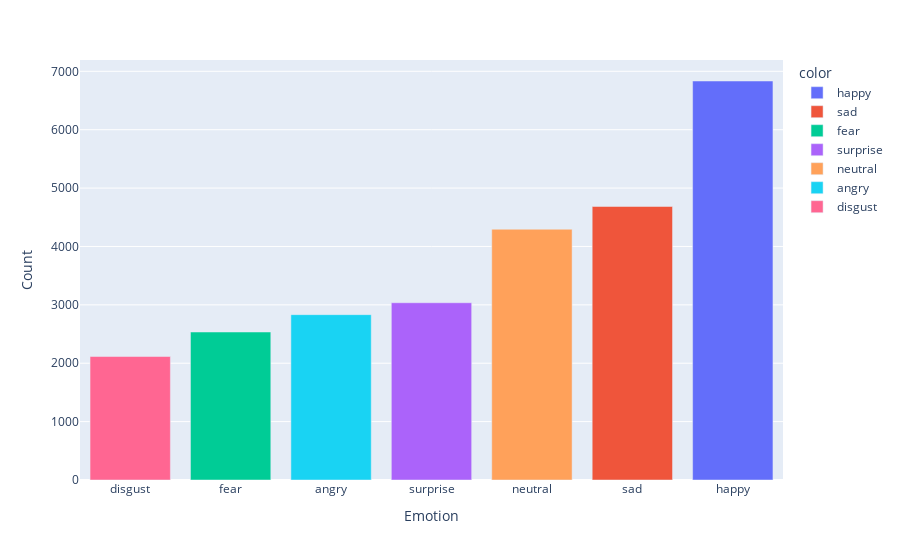

Notebook code cell kept with this figure:
### Code cell
import matplotlib.pyplot as plt

fig = px.bar(x=train_label_count.keys(), y=train_label_count.values(), labels={'x':'Emotion', 'y':'Count'}, color=train_label_count.keys())
fig.update_xaxes(categoryorder='total ascending')
fig.show()

### Figure 1 — Plotly figure (JSON) as saved in the notebook; plotly's stock layout.template omitted (floating-point values rounded to 4 significant figures)
{"data": [{"alignmentgroup": "True", "hovertemplate": "color=happy<br>Emotion=%{x}<br>Count=%{y}<extra></extra>", "legendgroup": "happy", "marker": {"color": "#636efa", "pattern": {"shape": ""}}, "name": "happy", "offsetgroup": "happy", "orientation": "v", "showlegend": true, "textposition": "auto", "type": "bar", "x": ["happy"], "xaxis": "x", "y": [6834], "yaxis": "y"}, {"alignmentgroup": "True", "hovertemplate": "color=sad<br>Emotion=%{x}<br>Count=%{y}<extra></extra>", "legendgroup": "sad", "marker": {"color": "#EF553B", "pattern": {"shape": ""}}, "name": "sad", "offsetgroup": "sad", "orientation": "v", "showlegend": true, "textposition": "auto", "type": "bar", "x": ["sad"], "xaxis": "x", "y": [4685], "yaxis": "y"}, {"alignmentgroup": "True", "hovertemplate": "color=fear<br>Emotion=%{x}<br>Count=%{y}<extra></extra>", "legendgroup": "fear", "marker": {"color": "#00cc96", "pattern": {"shape": ""}}, "name": "fear", "offsetgroup": "fear", "orientation": "v", "showlegend": true, "textposition": "auto", "type": "bar", "x": ["fear"], "xaxis": "x", "y": [2535], "yaxis": "y"}, {"alignmentgroup": "True", "hovertemplate": "color=surprise<br>Emotion=%{x}<br>Count=%{y}<extra></extra>", "legendgroup": "surprise", "marker": {"color": "#ab63fa", "pattern": {"shape": ""}}, "name": "surprise", "offsetgroup": "surprise", "orientation": "v", "showlegend": true, "textposition": "auto", "type": "bar", "x": ["surprise"], "xaxis": "x", "y": [3036], "yaxis": "y"}, {"alignmentgroup": "True", "hovertemplate": "color=neutral<br>Emotion=%{x}<br>Count=%{y}<extra></extra>", "legendgroup": "neutral", "marker": {"color": "#FFA15A", "pattern": {"shape": ""}}, "name": "neutral", "offsetgroup": "neutral", "orientation": "v", "showlegend": true, "textposition": "auto", "type": "bar", "x": ["neutral"], "xaxis": "x", "y": [4295], "yaxis": "y"}, {"alignmentgroup": "True", "hovertemplate": "color=angry<br>Emotion=%{x}<br>Count=%{y}<extra></extra>", "legendgroup": "angry", "marker": {"color": "#19d3f3", "pattern": {"shape": ""}}, "name": "angry", "offsetgroup": "angry", "orientation": "v", "showlegend": true, "textposition": "auto", "type": "bar", "x": ["angry"], "xaxis": "x", "y": [2832], "yaxis": "y"}, {"alignmentgroup": "True", "hovertemplate": "color=disgust<br>Emotion=%{x}<br>Count=%{y}<extra></extra>", "legendgroup": "disgust", "marker": {"color": "#FF6692", "pattern": {"shape": ""}}, "name": "disgust", "offsetgroup": "disgust", "orientation": "v", "showlegend": true, "textposition": "auto", "type": "bar", "x": ["disgust"], "xaxis": "x", "y": [2115], "yaxis": "y"}], "layout": {"barmode": "relative", "legend": {"title": {"text": "color"}, "tracegroupgap": 0}, "margin": {"t": 60}, "xaxis": {"anchor": "y", "categoryorder": "total ascending", "domain": [0, 1], "title": {"text": "Emotion"}}, "yaxis": {"anchor": "x", "domain": [0, 1], "title": {"text": "Count"}}}}
